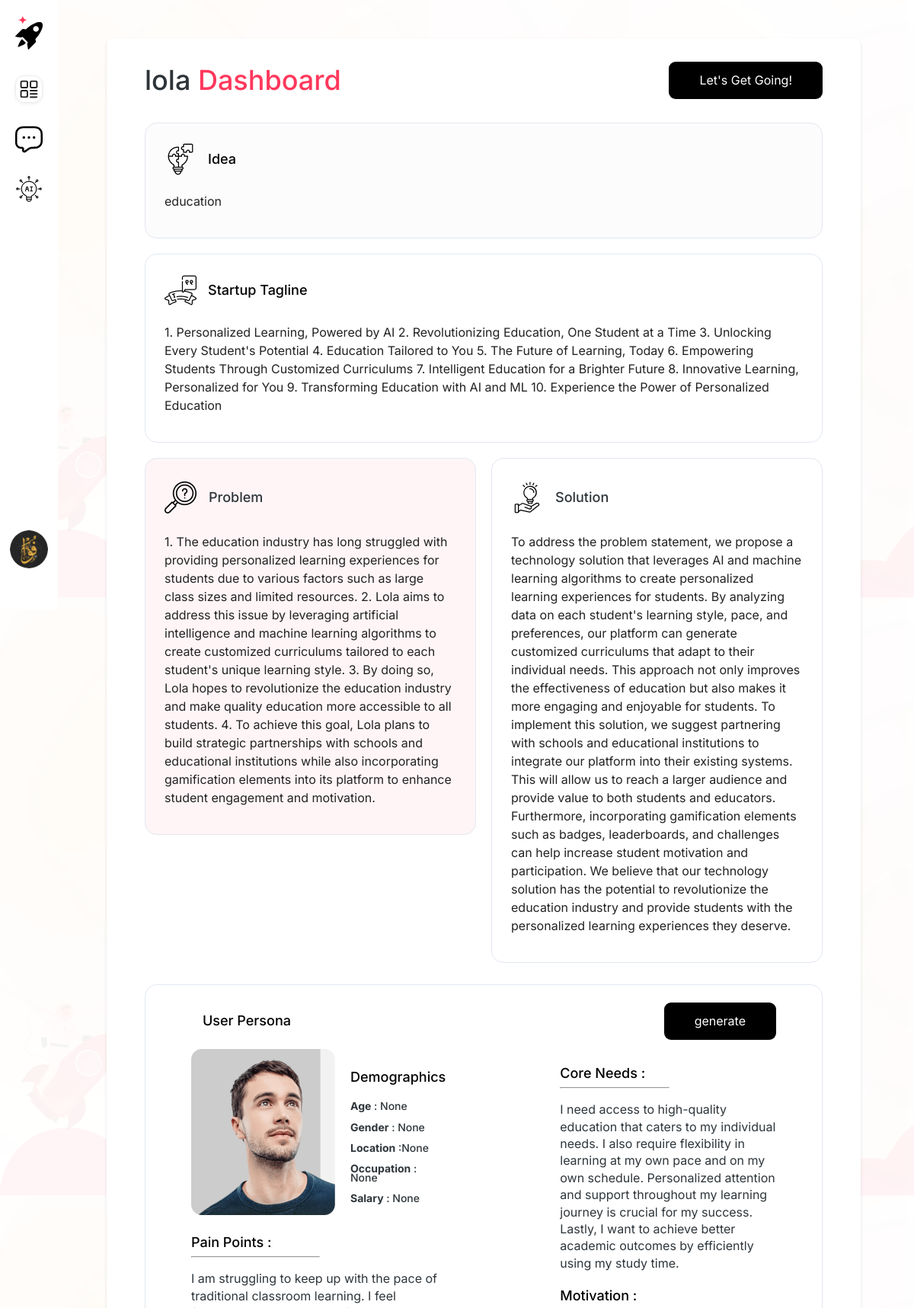
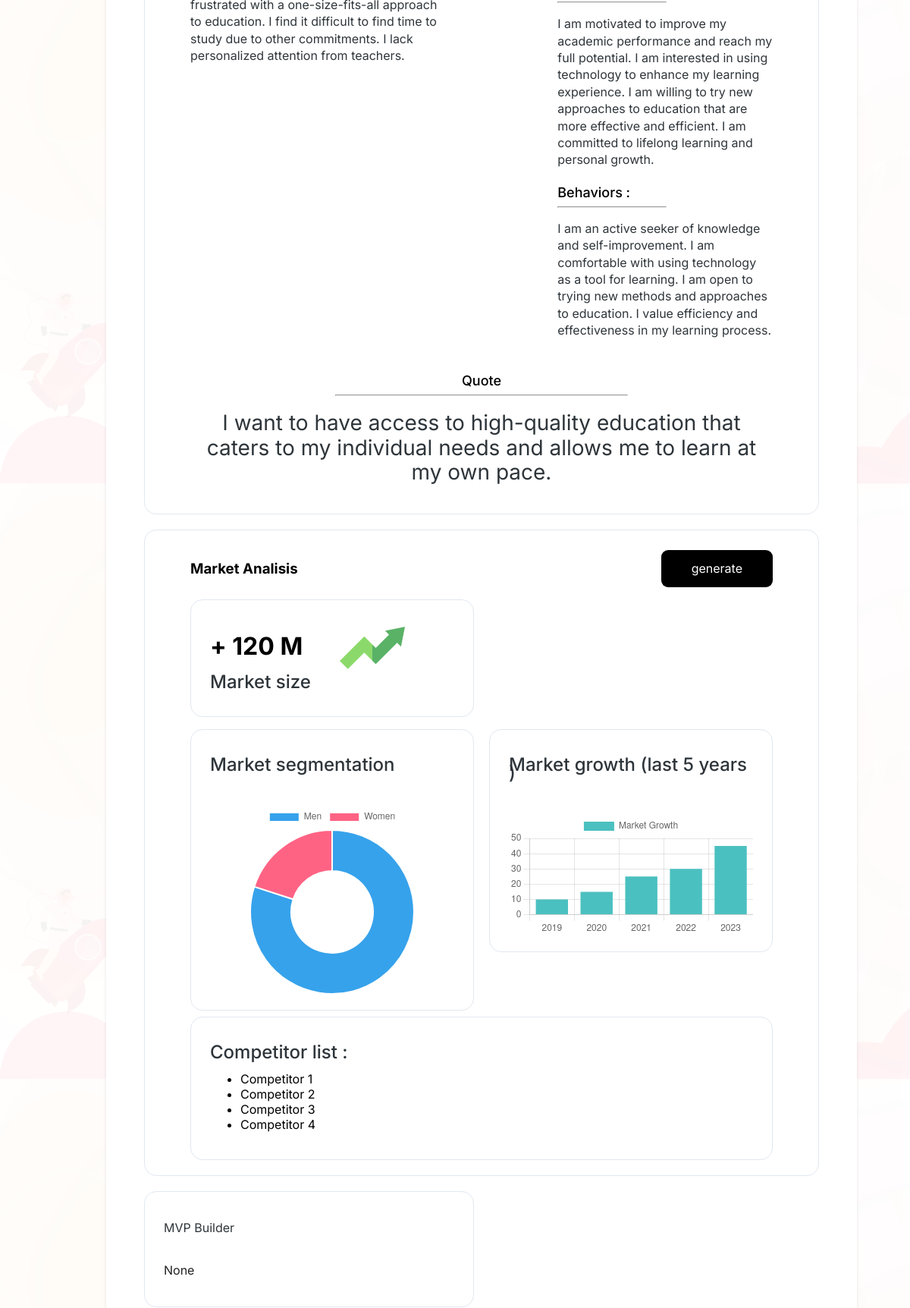
/project/1/ (upper part), run on the app's committed database (2 pictures, top to bottom).
### main/models.py (models this page shows, shortened)
class StartupProject(models.Model):
    startup_name = models.CharField(max_length=255)
    created_at = models.DateField(auto_now_add=True)
    user = models.ForeignKey(User, on_delete=models.CASCADE, related_name='projects')
    startup_idea = models.TextField(blank=True, null=True)
    target_number_of_users_goal = models.IntegerField(blank=True, null=True, default=0)
    target_date_goal = models.DateField(blank=True, null=True)
    generated_idea = models.TextField(blank=True, null=True)
    generated_slogan = models.TextField(blank=True, null=True)
    generated_problem = models.TextField(blank=True, null=True)
    generated_solution = models.TextField(blank=True, null=True)
    generated_persona = models.OneToOneField(Persona, on_delete=models.CASCADE, blank=True, null=True)
    generated_market_analysis = models.OneToOneField(MarketAnalysis, on_delete=models.CASCADE, blank=True, null=True)
    generated_mvp_builder = models.TextField(blank=True, null=True)
    generated_user_feedback_analyzer = models.TextField(blank=True, null=True)

class Persona(models.Model):
    demographics_age = models.IntegerField(null=True)
    demographics_gender = models.BooleanField( null=True)
    demographics_location = models.CharField(max_length=255 ,null=True)
    demographics_occupation = models.CharField(max_length=255, null=True)
    demographics_salary = models.FloatField(null=True)
    pain_points = models.TextField(blank=True, null=True)
    core_needs = models.TextField(blank=True, null=True)
    motivation = models.TextField(blank=True, null=True)
    behavior = models.TextField(blank=True, null=True)
    quote = models.TextField(blank=True, null=True)

### main/views.py (the view)
# urls.py: path('project/<int:id>/', views.project_detail, name='project_detail'),
def project_detail(request, id):
    project = get_object_or_404(StartupProject, id=id)
    print("generated problem :",project.generated_problem )
    if(project.generated_problem is None) :
        payload = solutioning_generator(project.id, project.startup_name, project.startup_idea)
        project.generated_problem = payload['generated_problem']
        project.generated_slogan = payload['generated_slogan']
        project.generated_solution = payload['generated_solution']
        project.save()
    print("generated problem :",project.generated_problem )
    return render(request, 'myapp/pages/project_detail.html',  {'project': project})

### main/templates/myapp/pages/project_detail.html (shortened to what this page needs)
{% extends 'myapp/base.html' %}
{% load static %}
{% block content %}
<div class="projects-container">
    {% include 'myapp/includes/sidebar.html' %}
    <main class="projects-main">
        <div class="project-header">
            <h2>{{ project.startup_name }} <span>Dashboard</span></h2>
            <a href="{% url 'projects' %}" class="btn-get-going">Let's Get Going!</a>
        </div>
        <div class="project-section">
            <div class="project-box" style="background : #FCFCFC">
                <div class="box-header">
                    <img src="{% static 'images/icons/idea.png' %}" alt="Idea Icon" class="box-icon">
                    <h3 class= "h3-box-header">Idea</h3>
                </div>
                <p>{{ project.startup_idea }}</p>
            </div>
            <div class="project-box">
                <div class="box-header">
                    <img src="{% static 'images/icons/tagline.png' %}" alt="Tagline Icon" class="box-icon">
                    <h3 class= "h3-box-header">Startup Tagline</h3>
                </div>
                <p>{{ project.generated_slogan }}</p>
            </div>
            <div class="grid-container">
                <div class="grid-item">
                    <div class="project-box" style="background : #FFF5F7">
                        <div class="box-header">
                            <img src="{% static 'images/icons/problem.png' %}" alt="Tagline Icon" class="box-icon">
                            <h3 style ="font-size: 18px; font-weight:500; margin-left:16px;">Problem</h3>
                        </div>
                        <p>{{ project.generated_problem }}</p>
                    </div>
                </div>
                <div class="grid-item">
                    <div class="project-box">
                        <div class="box-header">
                            <img src="{% static 'images/icons/solution.png' %}" alt="Tagline Icon" class="box-icon">
                            <h3 style ="font-size: 18px; font-weight:500; margin-left:16px;">Solution</h3>
                        </div>
                        <p>{{ project.generated_solution }}</p>
                    </div>
                </div>
            </div>
            <div class="project-box" style="padding: 20px 60px; gap: 50px;">
                <div class="box-header justify-btw">
                    <h3 class= "h3-box-header">User Persona</h3>
                    <a href="{% url 'persona_profiling' id=project.id %}" class="btn-get-going">generate</a>
                </div>
                <div class="grid-container" style="gap: 150px;">
                    <div class="grid-item">
                        <div>
                            <div class="grid-container">
                                <div class="grid-item">
                                    <img src="{% static 'images/user-persona.png' %}" alt="User Icon" class="box-icon">
                                </div>
                                <div class="grid-item" style="align-content : center ;">
                                    <div class="title" style="margin-bottom: 24px;">Demographics</div>
                                    <h2 class="demographic-detail" ><b>Age</b> : {{ project.generated_persona.demographics_age }}</h2>
                                    <h2 class="demographic-detail"><b>Gender</b> : {{ project.generated_persona.demographics_gender }}</h2>
                                    <h2 class="demographic-detail"><b>Location</b> :{{ project.generated_persona.demographics_location }}</h2>
                                    <h2 class="demographic-detail"><b>Occupation</b> : {{ project.generated_persona.demographics_occupation }} </h2>
                                    <h2 class="demographic-detail"><b>Salary</b> : {{ project.generated_persona.demographics_salary }}</h2>
                                </div>
                            </div>
                            <div>
                                <div class="title">Pain Points :</div><hr class="custom-hr">
                                <h3>{{ project.generated_persona.pain_points }}</h3>
                            </div>
                        </div>
                    </div>
                    <div class="grid-item">
                        <div>
                            <div class="title">Core  Needs :</div><hr class="custom-hr">
                            <h3>{{ project.generated_persona.core_needs }}</h3>
                        </div>
                        <div>
                            <div class="title">Motivation :</div><hr class="custom-hr">
                            <h3>{{ project.generated_persona.motivation }}</h3>
                        </div>
                        <div>
                            <div class="title">Behaviors :</div><hr class="custom-hr">
                            <h3>{{ project.generated_persona.behavior }}</h3>
                        </div>
                    </div>
                </div>
                <div class="quote">
                    <div class="title">Quote</div>
                    <hr class="custom-hr">
                    <h1>{{ project.generated_persona.quote }}</h1>
                </div>
            </div>
            <div class="project-box" style="padding: 20px 60px; gap: 50px;">
                <div class="box-header justify-btw">
                    <h3>Market Analisis</h3>
                    <a href="{% url 'projects' %}" class="btn-get-going">generate</a>
                </div>
                <div class="grid-container">
                    <div class="grid-item">
                        <div class="project-box grid-container">
                            <div class="grid-item">
                                <h1>+ 120 M </h1>
                                <h2>Market size</h2>
                            </div>
                            <div class="grid-item">
                                <img src="{% static 'images/icons/market-size.png' %}" alt="Market Size Icon" class="box-icon">
                            </div>
                        </div>
                    </div>
                    <div class="grid-item">
                    </div>
                </div>
                <div class="grid-container">
                    <div class="grid-item">
                        <div class="project-box">
                            <h2 style ="margin-bottom:48px">Market segmentation</h2>
                            <canvas id="segmentationChart"></canvas>
                        </div>
                    </div>
                    <div class="grid-item">
                        <div class="project-box">
                        <h2 style ="margin-bottom:48px">Market growth (last 5 years )</h2>
                        <canvas id="growthChart"></canvas>
                    </div>
                    </div>
                </div>
                <div class="project-box">
                    <h2>Competitor list :</h2>
                    <ul>
                        <li>Competitor 1</li>
                        <li>Competitor 2</li>
                        <li>Competitor 3</li>
                        <li>Competitor 4</li>
                    </ul>
                </div>
            </div>
            <div class="grid-container">
                <div class="grid-item">
            <div class="project-box">
                <div class="box-header">
                    <h3>MVP Builder</h3>
                </div>
                <p>{{ project.generated_mvp_builder }}</p>
            </div>
            </div></div>
        </div>
    </main>
</div>
<script>
     // Circle Chart (Market Segmentation)
     const segmentationCtx = document.getElementById('segmentationChart').getContext('2d');
        const segmentationChart = new Chart(segmentationCtx, {
            type: 'doughnut',
            data: {
                labels: ['Men', 'Women'],
                datasets: [{
                    data: [80, 20],
                    backgroundColor: ['#36A2EB', '#FF6384'],
                }]
            },
            options: {
                responsive: true,
                plugins: {
                    legend: {
                        position: 'top',
                    },
                    tooltip: {
                        callbacks: {
                            label: function(context) {
                                let label = context.label || '';
                                if (label) {
                                    label += ': ';
                                }
                                if (context.raw !== null) {
                                    label += context.raw + '%';
                                }
                                return label;
                            }
                        }
                    }
                }
            }
        });
        // Bar Chart (Market Growth - Last 5 years)
        const growthCtx = document.getElementById('growthChart').getContext('2d');
        const growthChart = new Chart(growthCtx, {
            type: 'bar',
            data: {
                labels: ['2019', '2020', '2021', '2022', '2023'],
                datasets: [{
                    label: 'Market Growth',
                    data: [10, 15, 25, 30, 45], // Example data
                    backgroundColor: '#4BC0C0',
                }]
            },
            options: {
                responsive: true,
                scales: {
                    y: {
                        beginAtZero: true
                    }
                }
            }
        });
</script>
{% endblock %}

### main/templates/myapp/base.html (shortened to what this page needs)
<!DOCTYPE html>
<html lang="en">
<head>
    {% load static %}
    <link rel="stylesheet" href="{% static 'css/styles.css' %}">
</head>
<body style="background-image: url('{% static "images/background.svg" %}');">
    {% block content %}
    {% endblock %}
</body>
</html>

### main/templates/myapp/includes/sidebar.html
{% load static %}
<aside class="projects-sidebar">
    <div class="sidebar-icons">
    <div class="sidebar-logo">
        <img src="{% static 'images/icons/logo.svg' %}" alt="Logo">
    </div>
        <img src="{% static 'images/icons/dashboard.svg' %}" alt="dashboard" class="sidebar-icon active">
        <img src="{% static 'images/icons/chat.svg' %}" alt="chat" class="sidebar-icon">
        <img src="{% static 'images/icons/ai.svg' %}" alt="ai" class="sidebar-icon">
    </div>
    <div class="sidebar-profile">
        <img src="{% static 'images/icons/profile.png' %}" alt="Profile" class="profile-img">
    </div>
</aside>

### static/css/styles.css (style rules this page uses)
body { font-family: Inter ,Arial, sans-serif; margin: 0; padding: 0%; }
.projects-sidebar { width: 76px; background-color: #ffffff; height: 100vh; display: flex; flex-direction: column; justify-content: space-between; align-items: center; overflow: hidden; position: fixed; }
.sidebar-icons { display: flex; flex-direction: column; gap: 30px; margin-top: 20px; width: 36px; height: auto; cursor: pointer; }
.sidebar-icon.active { box-shadow: 0px 12px 20px 0px #00000014; border: 1px solid #00000014; box-shadow: 0px 1px 4px 0px #00000014; border-radius: 12px; padding: 4px; }
.sidebar-profile { margin-top: 20px; }
.profile-img { width: 50px; border-radius: 50%; margin-bottom: 50px; }
.demographic-detail { font-size: 14px; margin-bottom: 16px; }
.projects-main { flex-grow: 1; padding: 20px; margin: 50px 70px 50px 50px; border-radius: 20px; padding: 20px 50px; border-radius: 8px; box-shadow: 0 2px 4px rgba(0,0,0,0.1); margin-left: 140px; background-color: white; min-height: 100vh; }
.projects-container { display: flex; }
.project-header { display: flex; justify-content: space-between; align-items: center; margin-bottom: 20px; }
.project-header h2 { font-size: 36px; font-weight: 700; }
.project-header h2 span { color: #FF385C; }
.btn-get-going { background-color: #000000; color: white; padding: 15px 40px; border-radius: 9px; text-decoration: none; font-size: 16px; line-height: 19.36px; }
.project-section { display: flex; flex-direction: column; gap: 20px; }
.project-box { background-color: #ffffff; border: 1px solid #E2E8F0; padding: 20px 25px; border-radius: 16px; }
.project-box .box-header { display: flex; align-items: center; margin-bottom: 10px; }
.justify-btw { justify-content: space-between; }
.project-box .box-header .box-icon { width: 42px; height: 42px; }
.h3-box-header { font-size: 18px; font-weight: 500; line-height: 18px; text-align: left; margin-left: 15px; }
.project-box p { font-family: Inter; font-size: 16px; font-weight: 400; line-height: 16px; text-align: justified; line-height: 1.5; color: #222222; }
.grid-container { display: grid; grid-template-columns: 1fr 1fr; gap: 20px; margin-bottom: 8px; }
.grid-container .project-box h3 { text-align: center; }
.projects-main h2 { font-family: Inter; font-weight: 500; line-height: 11.38px; text-align: left; color: #2E353A; }
.projects-main .title { font-family: Inter; font-size: 18px; font-weight: 500; line-height: 16px; text-align: left; margin: 10px 0; margin-top: 24px; }
.grid-container h3 { font-family: Inter; font-size: 16px; font-weight: 400; line-height: 1.4; color: #222222; text-align: justified; color: #2E353A; }
.custom-hr { color: #4D97F44D; background-color: #4D97F44D; height: 0px; width: 50%; align-items: start; margin-left: 0; }
.quote { display: flex; flex-direction: column; align-items: center; justify-content: center; }
.quote hr { margin: auto; }
.quote h1 { font-family: Inter; font-size: 28px; font-weight: 400; line-height: 32.48px; text-align: center; color: #2E353A; }
canvas { max-height: 250px; }

### data on the page
StartupProject: startup_name "lola", startup_idea "education", generated_slogan "1. Personalized Learning, Powered by AI 2. Revolutionizing Education, One Student at a Time 3. Unlocking Every Student's Potential 4. Education Tailored to You 5. The Future of Learning, Today 6. Empowering Students Through Customized Curriculums 7. Intelligent Education for a Brighter Future 8. Innovative Learning, Personalized for You 9. Transforming Education with AI and ML 10. Experience the Power of Personalized Education", generated_problem "1. The education industry has long struggled with providing personalized learning experiences for students due to various factors such as large class sizes and limited resources. 2. Lola aims to address this issue by leveraging artificial intelligence and machine learning algorithms to create customized curriculums tailored to each student's unique learning style. 3. By doing so, Lola hopes to revolutionize the education industry and make quality education more accessible to all students. 4. To achieve this goal, Lola plans to build strategic partnerships with schools and educational institutions while also incorporating gamification elements into its platform to enhance student engagement…", generated_solution "To address the problem statement, we propose a technology solution that leverages AI and machine learning algorithms to create personalized learning experiences for students. By analyzing data on each student's learning style, pace, and preferences, our platform can generate customized curriculums that adapt to their individual needs. This approach not only improves the effectiveness of education but also makes it more engaging and enjoyable for students. To implement this solution, we suggest partnering with schools and educational institutions to integrate our platform into their existing systems. This will allow us to reach a larger audience and provide value to both students and…", generated_persona.demographics_age "None", generated_persona.demographics_gender "None", generated_persona.demographics_location "None", generated_persona.demographics_occupation "None", generated_persona.demographics_salary "None", generated_persona.pain_points "I am struggling to keep up with the pace of traditional classroom learning. I feel frustrated with a one-size-fits-all approach to education. I find it difficult to find time to study due to other commitments. I lack personalized attention from teachers.", generated_persona.core_needs "I need access to high-quality education that caters to my individual needs. I also require flexibility in learning at my own pace and on my own schedule. Personalized attention and support throughout my learning journey is crucial for my success. Lastly, I want to achieve better academic outcomes by efficiently using my study time.", generated_persona.motivation "I am motivated to improve my academic performance and reach my full potential. I am interested in using technology to enhance my learning experience. I am willing to try new approaches to education that are more effective and efficient. I am committed to lifelong learning and personal growth.", generated_persona.behavior "I am an active seeker of knowledge and self-improvement. I am comfortable with using technology as a tool for learning. I am open to trying new methods and approaches to education. I value efficiency and effectiveness in my learning process.", generated_persona.quote "I want to have access to high-quality education that caters to my individual needs and allows me to learn at my own pace.", generated_mvp_builder "None"
